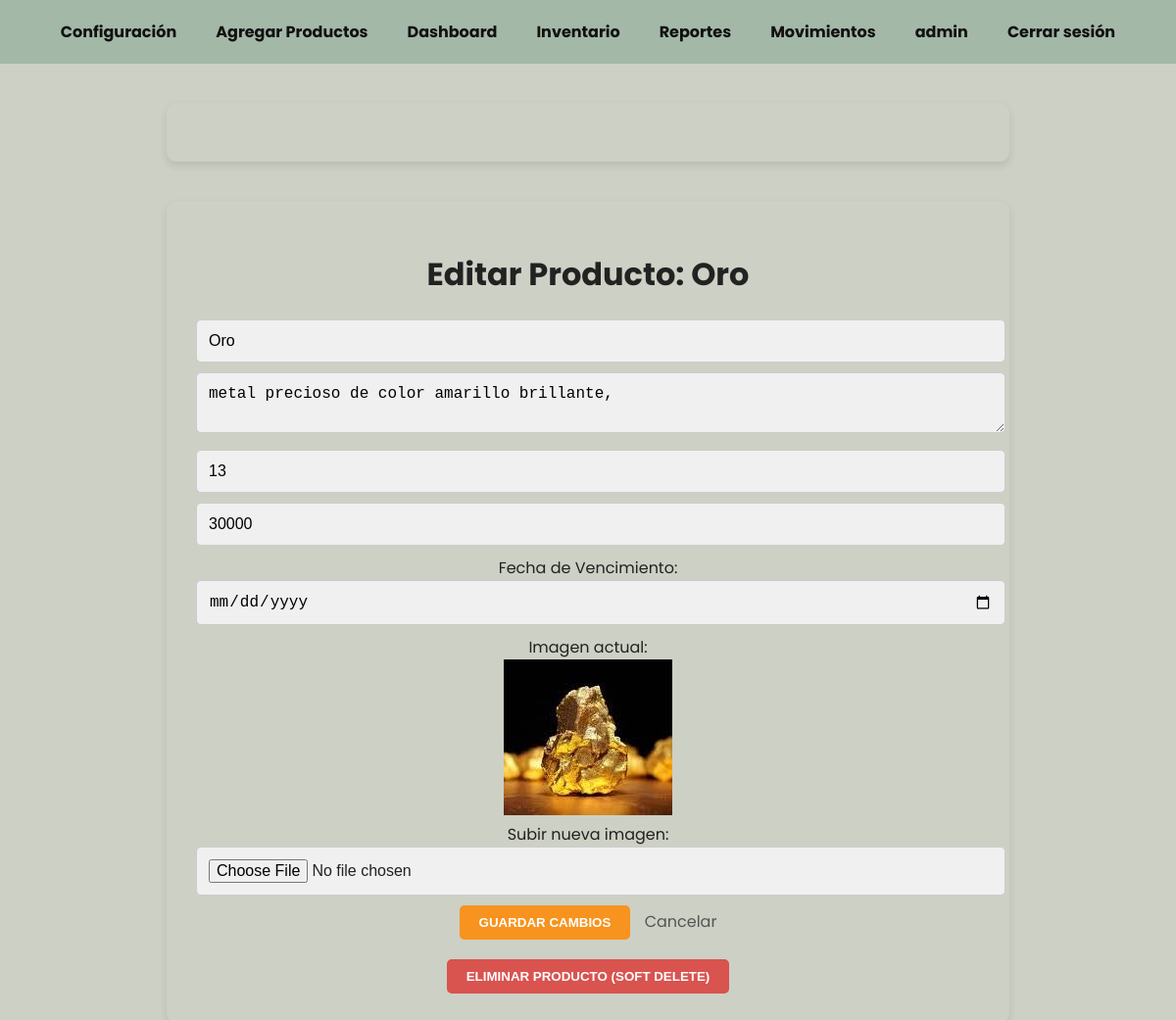
Page /productos-inventario/editar/1/ (signed in) on the committed database.
### inventario_app/models.py (models this page shows, shortened)
class Producto(models.Model):
    nombre = models.CharField(max_length=255)
    descripcion = models.TextField()
    stock = models.IntegerField()
    precio = models.DecimalField(max_digits=10, decimal_places=2)
    imagen = models.ImageField(upload_to='productos/', null=True, blank=True)
    created_at = models.DateTimeField(auto_now_add=True)
    updated_at = models.DateTimeField(auto_now=True)
    estado = models.BooleanField(default=True)
    fecha_vencimiento = models.DateField(null=True, blank=True)  # Fecha de vencimiento del producto

### inventario_app/views.py (the view, shortened to what this page needs)
# urls.py: path('productos-inventario/editar/<int:pk>/', views.editar_producto_separado, name='editar_producto_separado'),
@login_required
def editar_producto_separado(request, pk):
    producto = get_object_or_404(Producto, pk=pk)
    return render(request, 'inventario_app/editar_inventario.html', {'producto': producto})

### inventario_app/context_processors.py (called while the page is built)
def admin_check(request):
    print(f"Verificando usuario: {request.user.username}")  # Esto te confirmará que el context processor se ejecuta.
    if not request.user.is_authenticated:
        return {'es_admin': False}
    es_admin = request.user.groups.filter(name='Administrador').exists()
    print(es_admin)
    return {'es_admin': es_admin}

### inventario_app/templates/inventario_app/editar_inventario.html (shortened to what this page needs)
<!DOCTYPE html>
<html lang="es">
<head>
</head>
<body>
  {% include "inventario_app/navbar.html" %}
<div class="container">
  <h1>Editar Producto: {{ producto.nombre }}</h1>
  <form method="POST" enctype="multipart/form-data">
    <input type="text" name="nombre" value="{{ producto.nombre }}" required>
    <textarea name="descripcion" required>{{ producto.descripcion }}</textarea>
    <input type="number" name="stock" value="{{ producto.stock }}" required>
    <input type="number" step="0.01" name="precio" value="{{ producto.precio|floatformat:0 }}" required>
    <label>Fecha de Vencimiento:</label>
    <input type="date" name="fecha_vencimiento" value="{{ producto.fecha_vencimiento|date:"Y-m-d" }}">
    <label>Imagen actual:</label><br>
    {% if producto.imagen %}
      <img src="{{ producto.imagen.url }}" alt="{{ producto.nombre }}">
    {% else %}
      <p>No hay imagen</p>
    {% endif %}
    <br>
    <label>Subir nueva imagen:</label>
    <input type="file" name="imagen" accept="image/*">
    <button type="submit">Guardar Cambios</button>
    <a href="{% url 'productos_inventario' %}" class="cancel">Cancelar</a>
  </form>
  <form method="POST" action="{% url 'eliminar_producto' producto.pk %}" style="margin-top: 20px;" onsubmit="return confirm('¿Seguro que quieres eliminar este producto?');">
    <button type="submit" style="background-color: #d9534f; color: white; border: none; padding: 10px 20px; border-radius: 5px; cursor: pointer;">
      Eliminar Producto (Soft Delete)
    </button>
  </form>
</div>

### inventario_app/templates/inventario_app/navbar.html (shortened to what this page needs)
<!DOCTYPE html>
<html lang="es">
<head>
</head>
<body>
  <nav>
    {% if es_admin %}
        <a href="{% url 'configuracion' %}">Configuración</a>
        <a href="{% url 'registrar_producto' %}">Agregar Productos</a>
    {% endif %}
    {% if user.is_authenticated %}
    <a href="{% url 'dashboard' %}">Dashboard</a>
    <a href="{% url 'productos_inventario' %}">Inventario</a>
    <a href="{% url 'reportes' %}">Reportes</a>
    <a href="{% url 'movimientos' %}">Movimientos</a>
    <a href="">{{user.username}}</a>
    <a href="{% url 'logout' %}">Cerrar sesión</a>
    {% else %}
    <a href="{% url 'login' %}">Iniciar Sesión</a>
    {% endif %}
  </nav>
  <div class="container">
  </div>
</body>
</html>

### inventario_app/templates/inventario_app/editar_inventario.html (style rules this page uses)
body { margin: 0; font-family: 'Poppins', sans-serif; background-color: #f4f4f9; color: #333; }
.container { max-width: 600px; margin: 40px auto; padding: 30px; background-color: #fff; box-shadow: 0 4px 8px rgba(0,0,0,0.1); border-radius: 10px; }
input, textarea { width: 100%; padding: 12px; margin-bottom: 10px; background-color: #f0f0f0; border: 1px solid #ccc; border-radius: 5px; font-size: 16px; }
button { padding: 10px 20px; background-color: #f7931e; color: white; border: none; border-radius: 5px; cursor: pointer; font-weight: bold; text-transform: uppercase; }
a.cancel { margin-left: 10px; color: #555; text-decoration: none; font-weight: normal; }

### inventario_app/templates/inventario_app/navbar.html (style rules this page uses)
body { margin: 0; font-family: 'Poppins', sans-serif; background-color: #cdd0c4; color: #222; }
nav { display: flex; justify-content: center; padding: 20px; gap: 40px; font-weight: bold; background-color: #a3b8a7; }
nav a { text-decoration: none; color: #111; transition: color 0.3s ease; }
.container { max-width: 800px; margin: 40px auto; padding: 30px; background-color: transparent; text-align: center; }

### rows in the picture
Producto: nombre "Oro", descripcion "metal precioso de color amarillo brillante,", stock "13", precio "30000", imagen (picture)

### other values in the picture
{{ user.username }} "admin"
